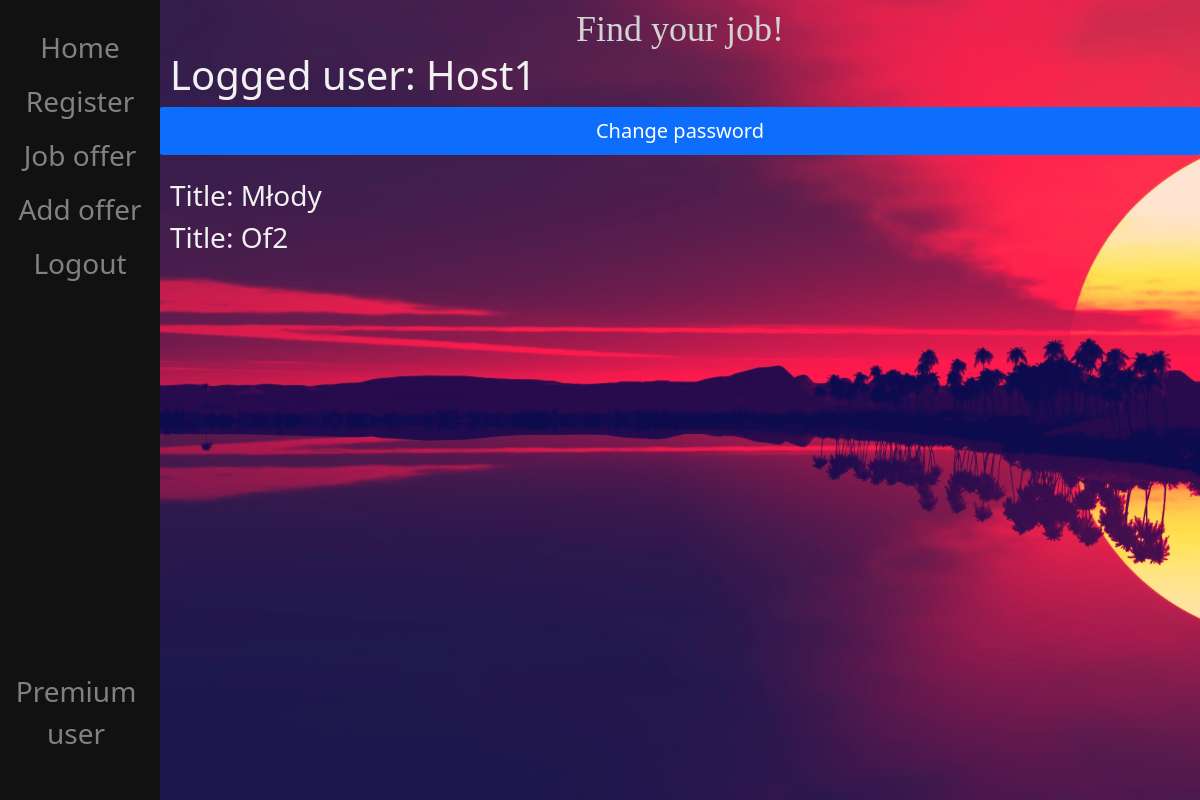
The page / (signed in) on the database as committed earlier.
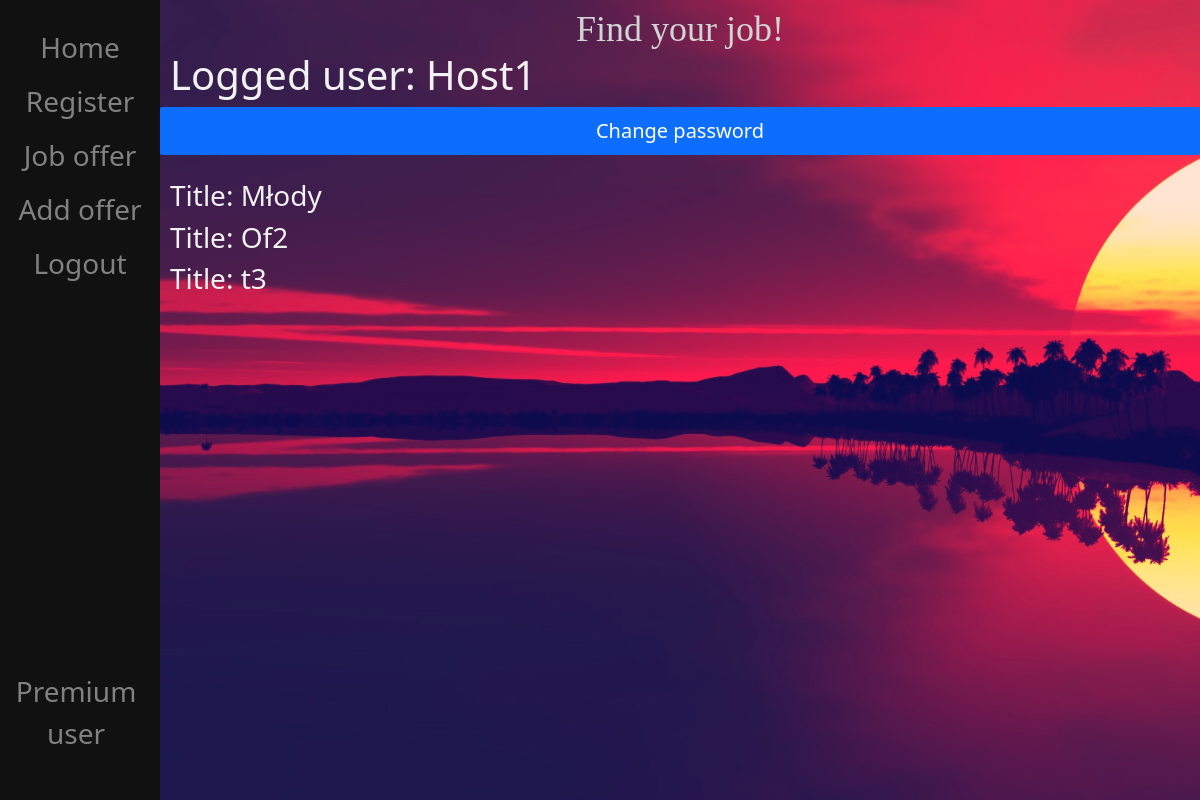
The same page on the database as committed later.
### SZO/models.py (models this page shows, shortened)
class JobOffer(models.Model):
    user = models.ForeignKey(User, on_delete=models.CASCADE)
    title = models.CharField(max_length=40)
    text = models.CharField(max_length=1000)
    city = models.CharField(max_length=100, default='Warszawa')
    tel_number = models.IntegerField(default=000000000)
    def getTitle(self):
        return self.title
    def getUsername(self):
        return str(self.user)

### SZO/views.py (the view)
# urls.py: path("", views.home, name="home"),
def home(request):
    offers = JobOffer.objects.all()
    if request.method == 'POST':
        form = PasswordChangeForm(request.user, request.POST)
        if form.is_valid():
            user = form.save()
            update_session_auth_hash(request, user)
            messages.success(request, 'Your password was successfully updated!')
            return redirect('/')
        else:
            form = PasswordChangeForm()
    else:
        form = PasswordChangeForm(request.user)
        return render(request, 'SZO/home.html', {'form': form, "offers": offers})

### SZO/templates/SZO/home.html (shortened to what this page needs)
{% extends 'SZO/base.html' %}
{% load crispy_forms_tags %}
{% block content %}
{% if user.is_authenticated %}
    <h1>Logged user: {{user}}</h1><br>
    <button onclick="toggle();" class="btn btn-lg btn-primary btn-block">Change password</button>
    <div id="myJobOffer"><br>
    {% if user.groups.all.0.name == 'host' %}
        {% for offer in offers %}
            {% if request.user.username == offer.getUsername %}
                <h3>Title: {{ offer.getTitle }}</h3>
            {% endif %}
        {% endfor %}
    {% endif %}
    </div>
{% else %}
    <h1>You are not logged in!</h1>
    <p>Login to use website <a href="/login">here</a></p>
{% endif %}
{% endblock %}

Rows that differ between the two databases and show on the page:
added JobOffer: getTitle "t3"
